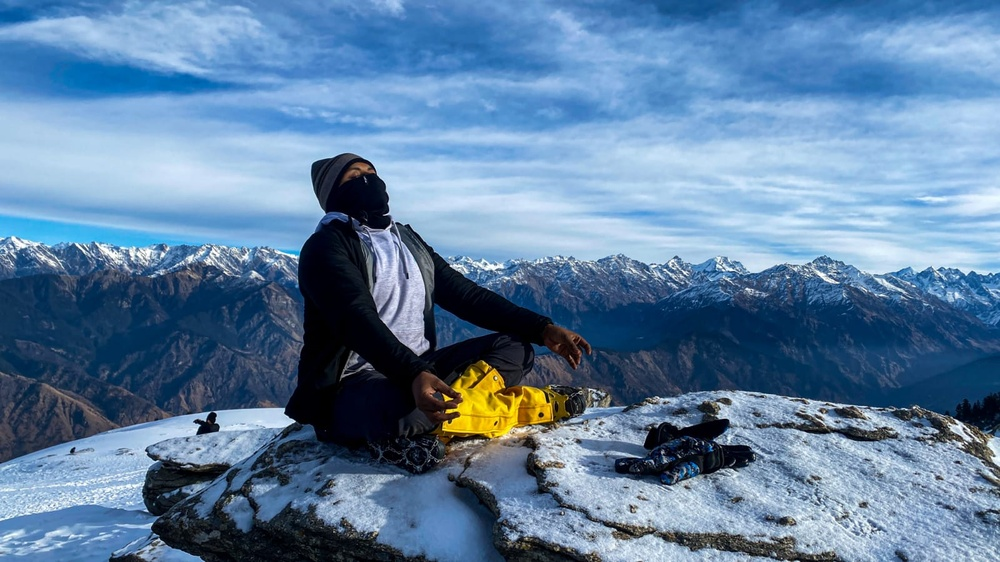
#> input picture Assignment1/srv.jpeg, 1000 x 562 px, shrunk from 1600 x 900 before the run
$ python 1.py
#> lines starting #> are read from the running program, lines starting #| are printed output that depends on the picture; after the words box and inside, x2 and y2 are one past the last pixel; in counts of white or black regions, pixels touching at a corner belong together
import math
import numpy as np
import cv2
image = cv2.imread('srv.jpeg')
#> image is the input picture: shape (562, 1000, 3); mean B, G, R 160.7, 128, 95.3
m,n,v = image.shape
#> m = 562; n = 1000; v = 3

gray_image = np.zeros((m,n),np.uint8)
image_onezeroes2 = np.zeros((m,n),np.uint8)

#***********TASK-1***************

Sum = 0
for i in range(m):
    for j in range(n):
        for k in range(v):
            Sum = Sum + image[i][j][k]
        gray_image[i][j] = math.floor(Sum/3)
        Sum = 0
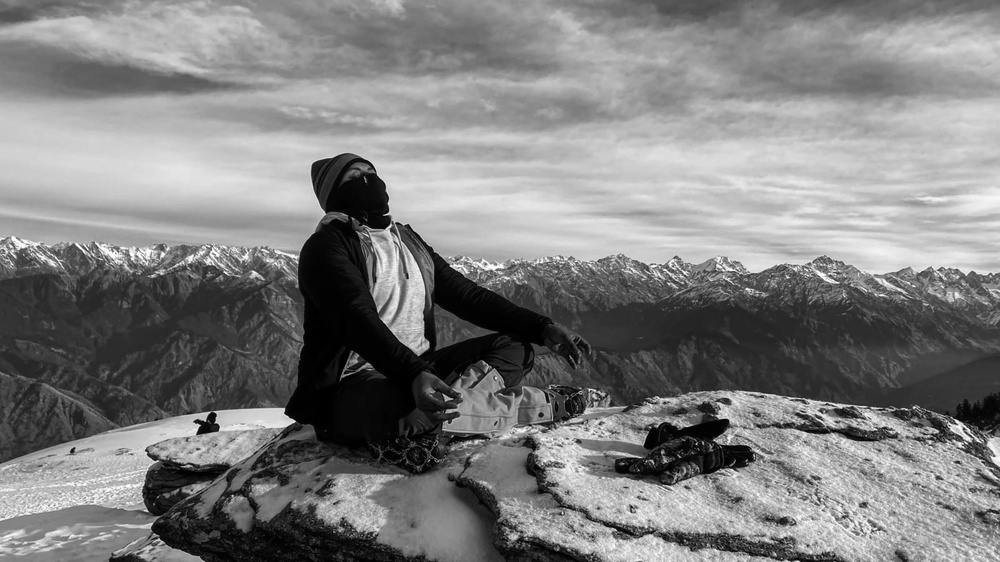
#> gray_image: shape (562, 1000); min 0, max 255, mean 127.7

#************Task-2***************

for v in range(m):
    for w in range(n):
        if(gray_image[v][w] >= 127):
            image_onezeroes2[v][w] = 1
        else:
            image_onezeroes2[v][w] = 0
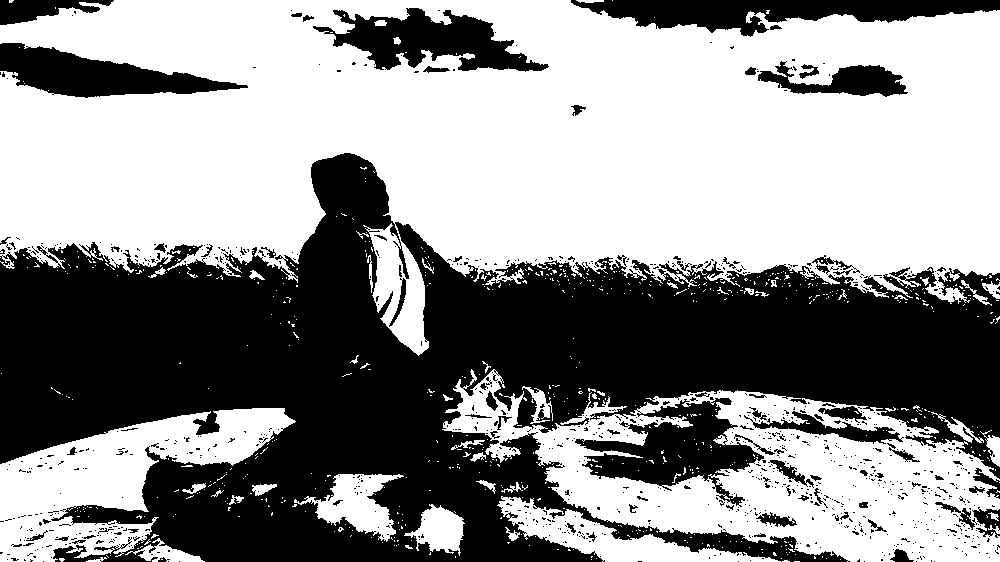
#> image_onezeroes2: shape (562, 1000); values 0 (black) and 1 (white), 56.5% white; 970 black regions (888 under 20 px), largest, box (x1, y1, x2, y2) and area: (0, 153, 1000, 562) 208051, (571, 0, 1000, 37) 8332, (313, 8, 549, 72) 7344


cv2.imshow("original Image",image)
cv2.imwrite('Output/Image.jpeg',image)
cv2.waitKey(0)

cv2.imshow('Grayscale Image',gray_image)
cv2.imwrite('Output/gray_image.jpeg',gray_image)
cv2.waitKey(0)

cv2.imshow('Image with pixels 1 or 0',image_onezeroes2)
cv2.imwrite('Output/image_onezeroes2.jpeg',image_onezeroes2)
cv2.waitKey(0)

cv2.imshow('Grayscale image + Image with pixels 1/0',gray_image + image_onezeroes2)
cv2.imwrite('Output/gray_image + image_onezeroes2.jpeg',gray_image + image_onezeroes2)
cv2.waitKey(0)

cv2.imshow('Grayscale Image + 20 ',gray_image + 20)
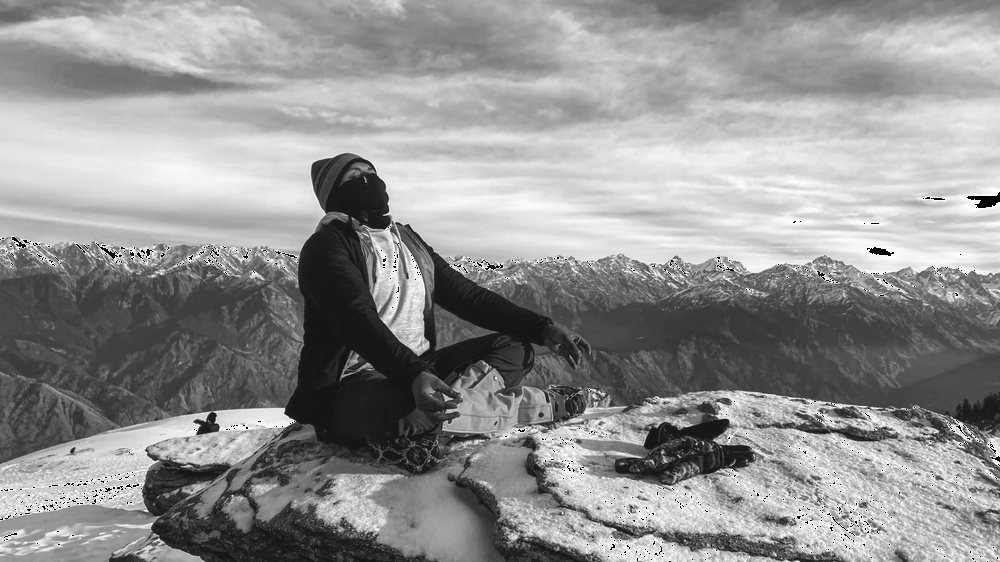
#> window 'Grayscale Image + 20 ': shape (562, 1000); min 0, max 255, mean 146.7
cv2.imwrite('Output/gray_image+20.jpeg',gray_image + 20)
cv2.waitKey(0)

cv2.destroyAllWindows()
